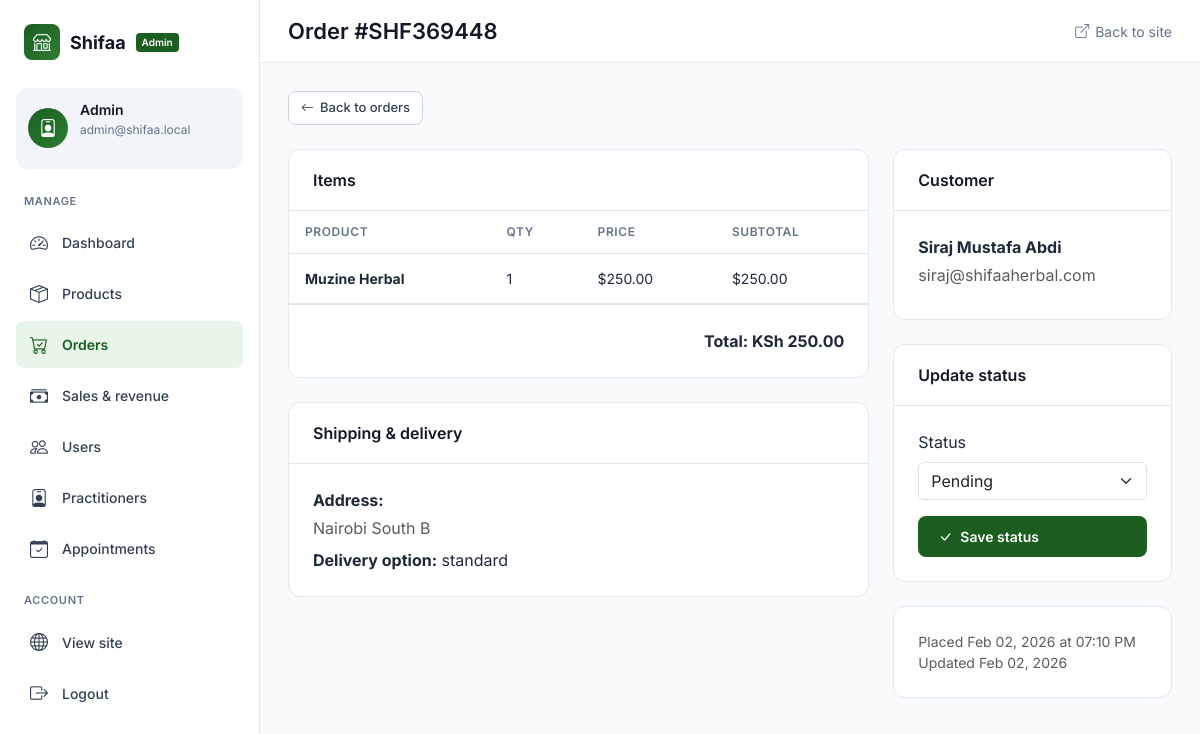
Screenshot of /admin/orders/2 (signed in) with the database file from the repository.
### models.py (models this page shows, shortened)
class User(UserMixin, db.Model):
    __tablename__ = "users"
    id = db.Column(db.Integer, primary_key=True)
    name = db.Column(db.String(120), nullable=False)
    email = db.Column(db.String(120), unique=True, nullable=False, index=True)
    password_hash = db.Column(db.String(255), nullable=False)
    role = db.Column(db.String(20), nullable=False, default="user")  # "user" or "admin"
    phone = db.Column(db.String(20))
    address = db.Column(db.Text)
    created_at = db.Column(db.DateTime, default=datetime.utcnow)
    orders = db.relationship("Order", backref="user", lazy=True)
    appointments = db.relationship("Appointment", backref="user", lazy=True)
    cart_items = db.relationship("CartItem", backref="user", lazy=True, cascade="all, delete-orphan")

class Order(db.Model):
    __tablename__ = "orders"
    id = db.Column(db.Integer, primary_key=True)
    user_id = db.Column(db.Integer, db.ForeignKey("users.id"), nullable=False)
    order_number = db.Column(db.String(50), unique=True, nullable=False)
    total_amount = db.Column(db.Numeric(10, 2), nullable=False)
    status = db.Column(db.String(50), default="pending")  # pending, processing, shipped, delivered, cancelled
    shipping_address = db.Column(db.Text)
    delivery_option = db.Column(db.String(100))
    notes = db.Column(db.Text)
    created_at = db.Column(db.DateTime, default=datetime.utcnow)
    updated_at = db.Column(db.DateTime, default=datetime.utcnow, onupdate=datetime.utcnow)
    items = db.relationship("OrderItem", backref="order", lazy=True, cascade="all, delete-orphan")

class OrderItem(db.Model):
    __tablename__ = "order_items"
    id = db.Column(db.Integer, primary_key=True)
    order_id = db.Column(db.Integer, db.ForeignKey("orders.id"), nullable=False)
    product_id = db.Column(db.Integer, db.ForeignKey("products.id"), nullable=False)
    quantity = db.Column(db.Integer, nullable=False)
    price = db.Column(db.Numeric(10, 2), nullable=False)  # Price at time of order

class Product(db.Model):
    __tablename__ = "products"
    id = db.Column(db.Integer, primary_key=True)
    name = db.Column(db.String(200), nullable=False)
    description = db.Column(db.Text)
    price = db.Column(db.Numeric(10, 2), nullable=False)
    stock = db.Column(db.Integer, default=0)
    image_url = db.Column(db.String(500))
    category = db.Column(db.String(100))
    usage_instructions = db.Column(db.Text)
    warnings = db.Column(db.Text)
    is_active = db.Column(db.Boolean, default=True)
    created_at = db.Column(db.DateTime, default=datetime.utcnow)
    order_items = db.relationship("OrderItem", backref="product", lazy=True)
    cart_items = db.relationship("CartItem", backref="product", lazy=True)

### app.py (the view, shortened to what this page needs)
    @app.route("/admin/orders/<int:order_id>", methods=["GET", "POST"])
    @login_required
    @admin_required
    def admin_order_detail(order_id):
        from models import Order
        order = Order.query.get_or_404(order_id)
        return render_template("admin/order_detail.html", order=order)

### templates/admin/order_detail.html (shortened to what this page needs)
{% extends "admin/base.html" %}
{% block page_title %}Order #{{ order.order_number }}{% endblock %}
{% block content %}
<div class="d-flex flex-wrap gap-3 mb-4">
    <a href="{{ url_for('admin_orders') }}" class="btn-sm-admin"><i class="bi bi-arrow-left"></i> Back to orders</a>
</div>
<div class="row g-4">
    <div class="col-lg-8">
        <div class="card-admin">
            <div class="card-header">Items</div>
            <div class="card-body p-0">
                <table class="table-admin">
                    <thead>
                        <tr>
                            <th>Product</th>
                            <th>Qty</th>
                            <th>Price</th>
                            <th>Subtotal</th>
                        </tr>
                    </thead>
                    <tbody>
                        {% for item in order.items %}
                        <tr>
                            <td><strong>{{ item.product.name }}</strong></td>
                            <td>{{ item.quantity }}</td>
                            <td>${{ "%.2f"|format(item.price) }}</td>
                            <td>${{ "%.2f"|format(item.quantity * item.price) }}</td>
                        </tr>
                        {% endfor %}
                    </tbody>
                </table>
            </div>
            <div class="card-body border-top">
                <div class="d-flex justify-content-end">
                    <strong>Total: {{ order.total_amount|currency }}</strong>
                </div>
            </div>
        </div>
        <div class="card-admin">
            <div class="card-header">Shipping & delivery</div>
            <div class="card-body">
                <p class="mb-1"><strong>Address:</strong></p>
                <p class="text-muted mb-2">{{ order.shipping_address or '—' }}</p>
                <p class="mb-0"><strong>Delivery option:</strong> {{ order.delivery_option or '—' }}</p>
            </div>
        </div>
    </div>
    <div class="col-lg-4">
        <div class="card-admin">
            <div class="card-header">Customer</div>
            <div class="card-body">
                <p class="mb-1"><strong>{{ order.user.name }}</strong></p>
                <p class="text-muted mb-2">{{ order.user.email }}</p>
            </div>
        </div>
        <div class="card-admin">
            <div class="card-header">Update status</div>
            <div class="card-body">
                <form method="post">
                    <div class="mb-3">
                        <label class="form-label">Status</label>
                        <select name="status" class="form-select">
                            <option value="pending" {% if order.status == 'pending' %}selected{% endif %}>Pending</option>
                        </select>
                    </div>
                    <button type="submit" class="btn-admin w-100"><i class="bi bi-check-lg"></i> Save status</button>
                </form>
            </div>
        </div>
        <div class="card-admin">
            <div class="card-body">
                <p class="mb-0 small text-muted">Placed {{ order.created_at.strftime('%b %d, %Y at %I:%M %p') }}</p>
                {% if order.updated_at %}<p class="mb-0 small text-muted">Updated {{ order.updated_at.strftime('%b %d, %Y') }}</p>{% endif %}
            </div>
        </div>
    </div>
</div>
{% endblock %}

### templates/admin/base.html (shortened to what this page needs)
<!DOCTYPE html>
<html lang="en">
<head>
    <link href="https://cdn.jsdelivr.net/npm/bootstrap@5.3.0-alpha1/dist/css/bootstrap.min.css" rel="stylesheet">
    <link href="https://cdn.jsdelivr.net/npm/bootstrap-icons@1.8.1/font/bootstrap-icons.css" rel="stylesheet">
</head>
<body>
    <div class="admin-container">
        <aside class="sidebar" id="sidebar">
            <div class="logo">
                <div class="logo-icon"><i class="bi bi-shop"></i></div>
                <span class="logo-text">Shifaa</span>
                <span class="logo-badge">Admin</span>
            </div>
            <div class="user-profile">
                <div class="user-avatar"><i class="bi bi-person-badge"></i></div>
                <div class="user-info">
                    <h4>{{ current_user.name }}</h4>
                    <p>{{ current_user.email }}</p>
                </div>
            </div>
            <div class="nav-section">
                <div class="nav-title">Manage</div>
                <a href="{{ url_for('dashboard') }}" class="nav-item {% if request.endpoint == 'dashboard' %}active{% endif %}">
                    <i class="bi bi-speedometer2"></i>
                    <span>Dashboard</span>
                </a>
                <a href="{{ url_for('admin_products') }}" class="nav-item {% if request.endpoint and request.endpoint.startswith('admin_product') %}active{% endif %}">
                    <i class="bi bi-box-seam"></i>
                    <span>Products</span>
                </a>
                <a href="{{ url_for('admin_orders') }}" class="nav-item {% if request.endpoint and request.endpoint.startswith('admin_order') %}active{% endif %}">
                    <i class="bi bi-cart-check"></i>
                    <span>Orders</span>
                </a>
                <a href="{{ url_for('admin_sales') }}" class="nav-item {% if request.endpoint == 'admin_sales' %}active{% endif %}">
                    <i class="bi bi-cash-stack"></i>
                    <span>Sales & revenue</span>
                </a>
                <a href="{{ url_for('admin_users') }}" class="nav-item {% if request.endpoint == 'admin_users' %}active{% endif %}">
                    <i class="bi bi-people"></i>
                    <span>Users</span>
                </a>
                <a href="{{ url_for('admin_practitioners') }}" class="nav-item {% if request.endpoint and request.endpoint.startswith('admin_practitioner') %}active{% endif %}">
                    <i class="bi bi-person-badge"></i>
                    <span>Practitioners</span>
                </a>
                <a href="{{ url_for('admin_appointments') }}" class="nav-item {% if request.endpoint == 'admin_appointments' %}active{% endif %}">
                    <i class="bi bi-calendar-check"></i>
                    <span>Appointments</span>
                </a>
            </div>
            <div class="nav-section">
                <div class="nav-title">Account</div>
                <a href="{{ url_for('index') }}" class="nav-item">
                    <i class="bi bi-globe"></i>
                    <span>View site</span>
                </a>
                <a href="{{ url_for('logout') }}" class="nav-item">
                    <i class="bi bi-box-arrow-right"></i>
                    <span>Logout</span>
                </a>
            </div>
        </aside>
        <main class="main-content">
            <div class="top-bar">
                <h1>{% block page_title %}Admin{% endblock %}</h1>
                <a href="{{ url_for('index') }}" class="back-site"><i class="bi bi-box-arrow-up-right"></i> Back to site</a>
            </div>
            <div class="content-area">
                {% block content %}{% endblock %}
            </div>
        </main>
    </div>
</body>
</html>

### templates/admin/base.html (style rules this page uses)
:root { --admin-primary: #1b5e20; --admin-primary-light: #e8f5e9; --admin-secondary: #2e7d32; --success-color: #06d6a0; --warning-color: #ffd166; --danger-color: #ef476f; --dark-color: #121826; --light-color: #f8fafc; --gray-100: #f1f5f9; --gray-200: #e2e8f0; --gray-300: #cbd5e1; --gray-400: #94a3b8; --gray-500: #64748b; --gray-700: #334155; --gray-800: #1e293b; --radius-sm: 8px; --radius-md: 12px; --radius-lg: 16px; --shadow-sm: 0 1px 2px 0 rgba(0, 0, 0, 0.05); --shadow-md: 0 4px 6px -1px rgba(0, 0, 0, 0.1); }
* { margin: 0; padding: 0; box-sizing: border-box; }
body { font-family: 'Inter', sans-serif; background: var(--light-color); color: var(--gray-800); line-height: 1.5; }
.admin-container { display: flex; min-height: 100vh; }
.sidebar { width: 260px; background: white; border-right: 1px solid var(--gray-200); padding: 24px 16px; position: fixed; height: 100vh; overflow-y: auto; z-index: 100; }
.sidebar .logo { display: flex; align-items: center; gap: 10px; margin-bottom: 28px; padding: 0 8px; }
.sidebar .logo-icon { width: 36px; height: 36px; background: linear-gradient(135deg, var(--admin-primary), var(--admin-secondary)); border-radius: var(--radius-sm); display: flex; align-items: center; justify-content: center; color: white; font-size: 18px; }
.sidebar .logo-text { font-weight: 700; font-size: 18px; color: var(--dark-color); }
.sidebar .logo-badge { font-size: 10px; background: var(--admin-primary); color: white; padding: 2px 6px; border-radius: 4px; font-weight: 600; }
.user-profile { padding: 14px 12px; background: var(--gray-100); border-radius: var(--radius-md); margin-bottom: 24px; display: flex; align-items: center; gap: 12px; }
.user-avatar { width: 40px; height: 40px; background: linear-gradient(135deg, var(--admin-primary), var(--admin-secondary)); border-radius: 50%; display: flex; align-items: center; justify-content: center; color: white; font-size: 18px; }
.user-info h4 { font-weight: 600; font-size: 14px; color: var(--dark-color); margin-bottom: 2px; }
.user-info p { font-size: 12px; color: var(--gray-500); }
.nav-section { margin-bottom: 20px; }
.nav-title { font-size: 11px; font-weight: 600; text-transform: uppercase; letter-spacing: 0.06em; color: var(--gray-500); margin-bottom: 10px; padding: 0 8px; }
.nav-item { display: flex; align-items: center; gap: 12px; padding: 10px 12px; border-radius: var(--radius-sm); color: var(--gray-700); text-decoration: none; font-weight: 500; font-size: 14px; transition: all 0.2s; margin-bottom: 4px; }
.nav-item.active { background: var(--admin-primary-light); color: var(--admin-primary); font-weight: 600; }
.nav-item i { font-size: 18px; width: 22px; text-align: center; }
.main-content { flex: 1; margin-left: 260px; padding: 0; }
.top-bar { background: white; border-bottom: 1px solid var(--gray-200); padding: 18px 28px; display: flex; justify-content: space-between; align-items: center; position: sticky; top: 0; z-index: 50; }
.top-bar h1 { font-size: 22px; font-weight: 600; color: var(--dark-color); margin: 0; }
.top-bar .back-site { color: var(--gray-500); text-decoration: none; font-size: 14px; display: flex; align-items: center; gap: 6px; }
.content-area { padding: 28px; }
.btn-admin { background: var(--admin-primary); color: white; border: none; padding: 10px 20px; border-radius: var(--radius-sm); font-weight: 600; font-size: 14px; cursor: pointer; text-decoration: none; display: inline-flex; align-items: center; gap: 8px; transition: all 0.2s; }
.card-admin { background: white; border-radius: var(--radius-md); border: 1px solid var(--gray-200); overflow: hidden; margin-bottom: 24px; }
.card-admin .card-header { padding: 18px 24px; border-bottom: 1px solid var(--gray-200); font-weight: 600; font-size: 16px; color: var(--dark-color); }
.card-admin .card-body { padding: 24px; }
.table-admin { width: 100%; border-collapse: collapse; }
.table-admin th { text-align: left; padding: 12px 16px; font-size: 12px; font-weight: 600; color: var(--gray-500); text-transform: uppercase; letter-spacing: 0.05em; border-bottom: 1px solid var(--gray-200); }
.table-admin td { padding: 14px 16px; border-bottom: 1px solid var(--gray-200); font-size: 14px; }
.btn-sm-admin { padding: 6px 12px; border-radius: var(--radius-sm); font-size: 13px; font-weight: 500; text-decoration: none; display: inline-flex; align-items: center; gap: 6px; border: 1px solid var(--gray-300); background: white; color: var(--gray-700); cursor: pointer; transition: all 0.2s; }

### rows the page displays
User: name "Admin", email "admin@shifaa.local"
Order: order_number "SHF369448", total_amount "KSh 250.00", shipping_address "Nairobi South B", delivery_option "standard", status "Pending", created_at "Feb 02, 2026 at 07:10 PM", updated_at "Feb 02, 2026"
OrderItem: product.name "Muzine Herbal", quantity "1", price "250.00", item.quantity*item.price "250.00"
User: user.name "Siraj Mustafa Abdi", user.email "siraj@shifaaherbal.com"
